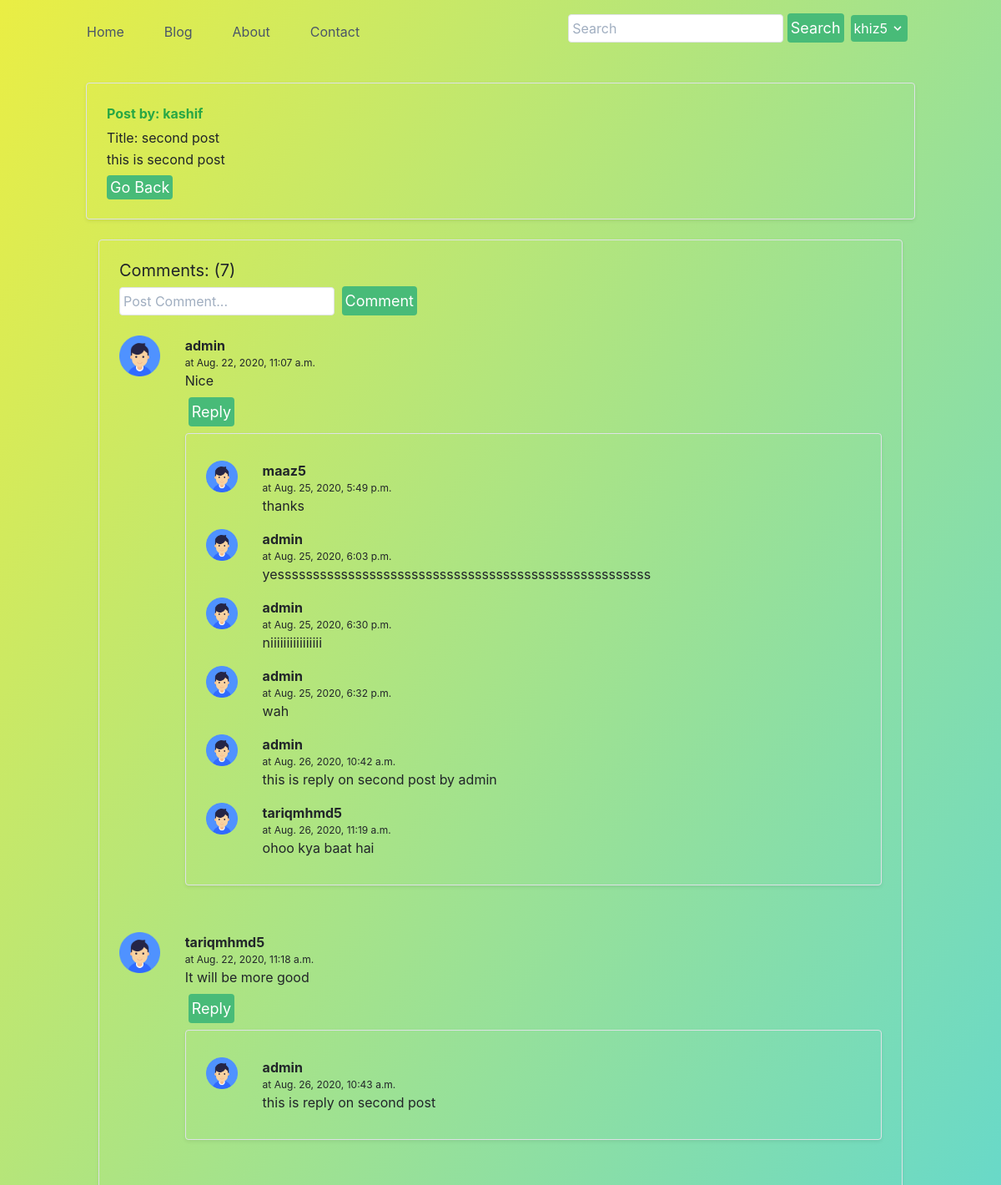
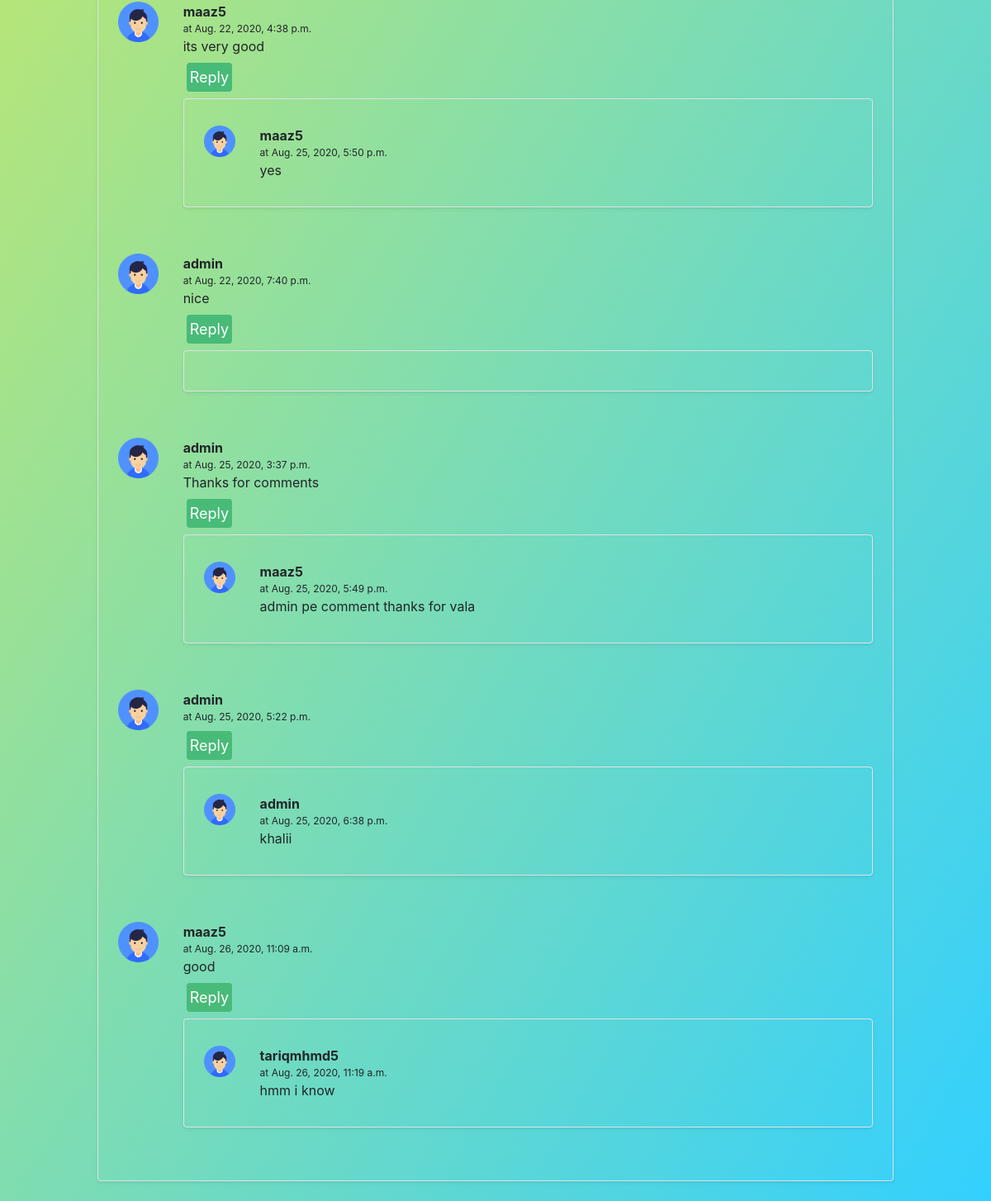
Page /blog/secondPost (signed in) on the committed database (2 pictures, top to bottom).
### blog/models.py (models this page shows, shortened)
class Post(models.Model):
    sno = models.AutoField(primary_key=True)
    title = models.CharField(max_length=100)
    author = models.CharField(max_length=13)
    content = models.TextField()
    slug = models.CharField(max_length=100)
    timestamp = models.DateTimeField(default=now)

class BlogComment(models.Model):
    sno = models.AutoField(primary_key=True)
    comment = models.TextField()
    user = models.ForeignKey(User, on_delete = models.CASCADE)
    post = models.ForeignKey(Post, on_delete = models.CASCADE)
    parent = models.ForeignKey('self', on_delete=models.CASCADE, null=True)
    timestamp = models.DateTimeField(default=now)
    def __str__(self):
        return self.comment[0:10] + " " + "by " + self.user.username

### blog/views.py (the view)
# urls.py: path('<str:slug>',views.blogPost,name='blogPost'),
def blogPost(request, slug):
    post = Post.objects.filter(slug=slug).first()
    comment = BlogComment.objects.filter(post=post,parent=None)
    replies = BlogComment.objects.filter(post=post).exclude(parent=None)
    repDict={}
    for reply in replies:
        if reply.parent.sno not in repDict.keys():
            repDict[reply.parent.sno] = [reply]
        else:
            repDict[reply.parent.sno].append(reply)
    print(repDict)
    context = {
        'post': post,
        'comments': comment,
        'repDict': repDict,
    }
    return(render(request,'blog/blogPost.html', context))

### blog/templatetags/extras.py (called while the page is built)
@register.filter(name='get_val')
def get_val(dict,key):
    return dict.get(key)

### templates/blog/blogPost.html (shortened to what this page needs)
{% extends 'base.html' %}
{% load extras %}
{% block body %}
<div class="container my-4 ">
    <div class="row no-gutters border rounded overflow-hidden flex-md-row mb-4 shadow-sm h-md-250 position-relative">
        <div class="col p-4 d-flex flex-column position-static">
            <strong class="d-inline-block mb-2 text-success">Post by: {{post.author}} </strong>
            <h3 class="mb-0">Title: {{ post.title }}</h3>
            <p class="mb-2"> {{post.content}} </p>
            <div>
                <a href="/blog" role="button" style="text-decoration: none;"
                    class="text-white bg-green-500 border-0 px-1 py-1 mb-2 mr-2  focus:outline-none hover:bg-green-600 rounded text-lg">Go
                    Back</a>
            </div>
        </div>
    </div>
    <div class="container my-4 ">
        <div
            class="row no-gutters border rounded overflow-hidden flex-md-row mb-4 shadow-sm h-md-250 position-relative">
            <div class="col p-4 d-flex flex-column position-static">
                <h1 class="text-xl">Comments: ({{comments.count}}) </h1>
                {% if user.is_authenticated %}
                <form action="/blog/postComment" method="post">
                    <input
                        class="bg-white rounded border border-gray-400 focus:outline-none focus:border-green-500 text-base px-1 py-1 mt-2 mb-2"
                        type="text" name="comment" placeholder="Post Comment..." required>
                    <button
                        class="text-white bg-green-500 border-0 px-1 py-1 ml-1 mb-2 mr-2  focus:outline-none hover:bg-green-600 rounded text-lg"
                        type="submit">Comment</button>
                </form>
                {% else %}
                <input
                    class="bg-white rounded border border-gray-400 focus:outline-none focus:border-green-500 text-base px-1 py-1 mt-2 mb-2"
                    type="text" name="comment" placeholder="Please Login to Post Comments...">
                {% endif %}
                {% for comment in comments %}
                <div class="row my-3">
                    {% load static %}
                    <div class="col-md-1"> <img src="{% static "img/user.png" %}" alt="user "> </div>
                    <div class="col-md-11">
                        <b> {{comment.user.username}} </b>
                        <div class="text-xs">at {{comment.timestamp}} </div>
                        <div>{{comment.comment}}</div>
                        {% if user.is_authenticated %}
                        <button
                            class="text-white bg-green-500 border-0 px-1 py-1 ml-1 mt-2 mb-2 mr-2  focus:outline-none hover:bg-green-600 rounded text-lg"
                            type="button" data-toggle="collapse" data-target="#replyBox{{comment.sno}}"
                            aria-expanded="false" aria-controls="replyBox{{comment.sno}}">
                            Reply
                        </button>
                        {% endif %}
                        <div
                            class="row no-gutters border rounded overflow-hidden flex-md-row mb-4 shadow-sm h-md-250 position-relative">
                            <div class="col p-4 d-flex flex-column position-static">
                                {% for reply in repDict|get_val:comment.sno %}
                                <div class="row my-2">
                                    <div class="col-md-1"> <img src="{% static "img/user.png" %}" alt="user "> </div>
                                    <div class="col-md-11">
                                        <b> {{reply.user.username}} </b> <div class="text-xs">at {{reply.timestamp}} </div>
                                        {{reply.comment}}
                                    </div>
                                    <br>
                                </div>
                                {% endfor %}
                            </div>
                        </div>
                    </div>
                </div>
                {% endfor %}
            </div>
        </div>
    </div>
</div>
{% endblock body %}

### templates/base.html (shortened to what this page needs)
<!DOCTYPE html>
<html lang="en">
<head>
  <link rel="stylesheet" href="https://stackpath.bootstrapcdn.com/bootstrap/4.5.2/css/bootstrap.min.css"
>
  <link href="https://unpkg.com/tailwindcss@^1.0/dist/tailwind.min.css" rel="stylesheet">
</head>
<body>
  <header class="text-gray-700 body-font">
    <div class="container mx-auto flex flex-wrap p-5 flex-col md:flex-row items-center">
      <nav class="md:mr-auto flex flex-wrap items-center text-base justify-center">
        <a class="mr-5 hover:text-gray-900" href="/">Home</a>
        <a class="mr-5 hover:text-gray-900" href="/blog">Blog</a>
        <a class="mr-5 hover:text-gray-900" href="/about">About</a>
        <a class="mr-5 hover:text-gray-900" href="/contact">Contact</a>
      </nav>
      <form action="/search" method="post">
        <input
          class="bg-white rounded border border-gray-400 focus:outline-none focus:border-green-500 text-base px-1 py-1 mb-2"
          placeholder="Search" type="text" name="query" id="query" required />
        <button
          class="text-white bg-green-500 border-0 px-1 py-1 mb-2 mr-2  focus:outline-none hover:bg-green-600 rounded text-lg"
          type="submit">Search</button>
      </form>
      {% if user.is_authenticated %}
        <div class="dropdown inline-block relative">
          <button class="text-white bg-green-500 border-0 px-1 py-1 mb-2 mr-2 rounded inline-flex items-center">
            <span class="mr-1"> {{request.user}} </span>
            <svg class="fill-current h-4 w-4" xmlns="http://www.w3.org/2000/svg" viewBox="0 0 20 20">
              <path d="M9.293 12.95l.707.707L15.657 8l-1.414-1.414L10 10.828 5.757 6.586 4.343 8z" /> </svg>
          </button>
        </div>
      {% else %}
      <button
        class="text-white bg-green-500 border-1 px-1 py-1 mb-2  focus:outline-none hover:bg-green-600 rounded text-lg"
        data-toggle="modal" data-target="#exampleModal">Login</button>
      {% endif %}
    </div>
  </header>
  {% block body %} {% endblock body %}
</body>
</html>

### templates/base.html (style rules this page uses)
body { background-image: linear-gradient(120deg, #eaee44, #33d0ff); background-attachment: fixed; }
.p-5 { padding: 1rem !important; }
.mb-2, .my-2 { margin-bottom: 0.5rem !important; }

### rows in the picture
Post: author "kashif", title "second post", content "this is second post"
BlogComment: user.username "admin", timestamp "Aug. 22, 2020, 11:07 a.m.", comment "Nice"
BlogComment: user.username "maaz5", timestamp "Aug. 25, 2020, 5:49 p.m.", comment "thanks"
BlogComment: user.username "admin", timestamp "Aug. 25, 2020, 6:03 p.m.", comment "yesssssssssssssssssssssssssssssssssssssssssssssssssssss"
BlogComment: user.username "admin", timestamp "Aug. 25, 2020, 6:30 p.m.", comment "niiiiiiiiiiiiiiii"
BlogComment: user.username "admin", timestamp "Aug. 25, 2020, 6:32 p.m.", comment "wah"
BlogComment: user.username "admin", timestamp "Aug. 26, 2020, 10:42 a.m.", comment "this is reply on second post by admin"
BlogComment: user.username "tariqmhmd5", timestamp "Aug. 26, 2020, 11:19 a.m.", comment "ohoo kya baat hai"
BlogComment: user.username "tariqmhmd5", timestamp "Aug. 22, 2020, 11:18 a.m.", comment "It will be more good"
BlogComment: user.username "admin", timestamp "Aug. 26, 2020, 10:43 a.m.", comment "this is reply on second post"
BlogComment: user.username "maaz5", timestamp "Aug. 22, 2020, 4:38 p.m.", comment "its very good"
BlogComment: user.username "maaz5", timestamp "Aug. 25, 2020, 5:50 p.m.", comment "yes"
BlogComment: user.username "admin", timestamp "Aug. 22, 2020, 7:40 p.m.", comment "nice"
BlogComment: user.username "admin", timestamp "Aug. 25, 2020, 3:37 p.m.", comment "Thanks for comments"
BlogComment: user.username "maaz5", timestamp "Aug. 25, 2020, 5:49 p.m.", comment "admin pe comment thanks for vala"
BlogComment: user.username "admin", timestamp "Aug. 25, 2020, 5:22 p.m."
BlogComment: user.username "admin", timestamp "Aug. 25, 2020, 6:38 p.m.", comment "khalii"
BlogComment: user.username "maaz5", timestamp "Aug. 26, 2020, 11:09 a.m.", comment "good"
BlogComment: user.username "tariqmhmd5", timestamp "Aug. 26, 2020, 11:19 a.m.", comment "hmm i know"

### other values in the picture
{{ request.user }} "khiz5"
{{ comments.count }} "7"
